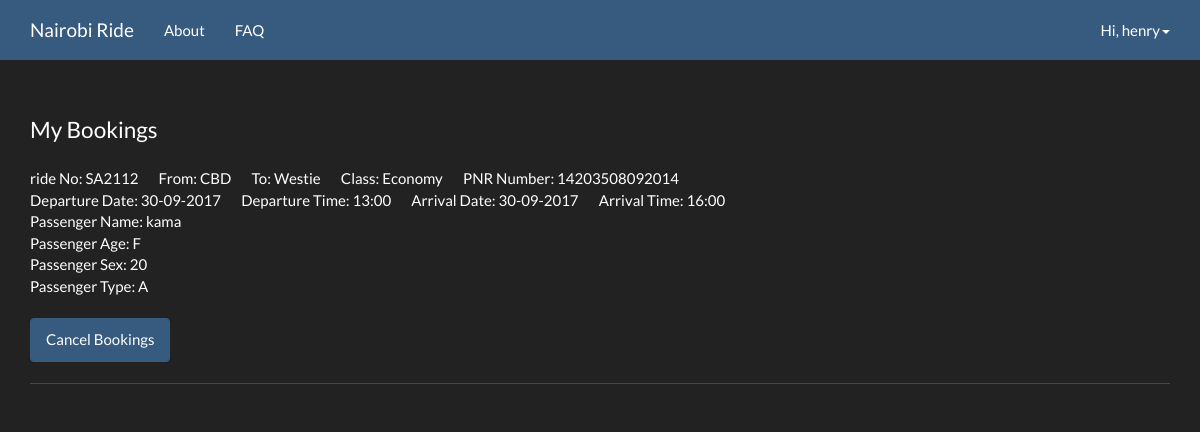
/bookings.php (signed in), run on the app's committed database.
### tables this page shows
CREATE TABLE IF NOT EXISTS `ride_users` (
  `f_id` int(11) NOT NULL AUTO_INCREMENT,
  `f_fname` varchar(20) NOT NULL,
  `f_lname` varchar(20) NOT NULL,
  `f_sex` varchar(10) NOT NULL,
  `f_uname` varchar(32) NOT NULL,
  `f_password` varchar(32) NOT NULL,
  `f_mailid` varchar(100) NOT NULL,
  `f_mailcode` varchar(100) NOT NULL,
  `f_active` int(11) NOT NULL,
  `f_regdate` datetime NOT NULL,
  `f_passrec` int(11) NOT NULL,
  `f_address` varchar(500) NOT NULL,
  `f_phone` varchar(10) NOT NULL,
  PRIMARY KEY (`f_id`)
);

CREATE TABLE IF NOT EXISTS `passenger_details` (
  `p_id` int(11) NOT NULL AUTO_INCREMENT,
  `p_pnr` varchar(25) NOT NULL,
  `p_name` varchar(50) NOT NULL,
  `p_age` varchar(3) NOT NULL,
  `p_sex` varchar(10) NOT NULL,
  `p_fno` varchar(10) NOT NULL,
  `p_from` varchar(10) NOT NULL,
  `p_to` varchar(10) NOT NULL,
  `p_dedate` varchar(20) NOT NULL,
  `p_ardate` varchar(20) NOT NULL,
  `p_detime` varchar(20) NOT NULL,
  `p_artime` varchar(20) NOT NULL,
  `p_status` varchar(20) NOT NULL,
  `p_class` varchar(10) NOT NULL,
  `p_passtype` varchar(1) NOT NULL,
  `p_fid` varchar(5) NOT NULL,
  PRIMARY KEY (`p_id`)
);

### core/functions/users.php (called while the page is built, shortened)
<?php
	function f_data($f_id){
		$f_id = (int)$f_id;
		$func_num_args = func_num_args();
		$func_get_args = func_get_args();
		if($func_num_args > 1) {
			unset($func_get_args[0]);
			$fields = '`'. implode('`, `', $func_get_args) . '`';
			$data = mysql_fetch_assoc(mysql_query("SELECT $fields FROM `ride_users` WHERE `f_id` = $f_id"));
			return $data;
		}
 	}
	function f_logged_in() {
		return (isset($_SESSION['f_id'])) ? true : false;
	}
?>

### core/init.php (called while the page is built, shortened)
<?php
	require $_SERVER["DOCUMENT_ROOT"].'/swift/core/functions/users.php';
	if(f_logged_in() === true) {
	      $session_f_id = $_SESSION['f_id'];
	      $f_data = f_data($session_f_id,'f_id','f_uname','f_password','f_fname','f_lname','f_address','f_phone','f_mailid','f_sex','f_regdate','f_passrec');
	}
?>

### bookings.php (the view, shortened to what this page needs)
<?php
  include $_SERVER["DOCUMENT_ROOT"].'/swift/core/init.php';
  include $_SERVER["DOCUMENT_ROOT"].'/swift/includes/overall/header.php';
?>
      <legend>My Bookings</legend>
      <?php
        $uid=$f_data['f_id'];
        $query="SELECT * FROM `passenger_details` WHERE `p_fid` = '$uid'";
        $result=mysql_query($query);
        if($result) {
        while($row=mysql_fetch_assoc($result))
        {
          if($uid===$row['p_fid'])
          {
            echo '<form action="cancel.php" method="POST">';
            echo 'ride No: '.$row['p_fno'].'&nbsp;&nbsp;&nbsp;&nbsp;&nbsp;&nbsp;&nbsp;';
            echo 'From: '.$row['p_from'].'&nbsp;&nbsp;&nbsp;&nbsp;&nbsp;&nbsp;&nbsp;';
            echo 'To: '.$row['p_to'].'&nbsp;&nbsp;&nbsp;&nbsp;&nbsp;&nbsp;&nbsp;';
            echo 'Class: '.$row['p_class'].'&nbsp;&nbsp;&nbsp;&nbsp;&nbsp;&nbsp;&nbsp;';
            echo 'PNR Number: '.$row['p_pnr'].'&nbsp;&nbsp;&nbsp;&nbsp;&nbsp;&nbsp;&nbsp;'.'<br/>';
            echo 'Departure Date: '.$row['p_dedate'].'&nbsp;&nbsp;&nbsp;&nbsp;&nbsp;&nbsp;&nbsp;';
            echo 'Departure Time: '.$row['p_detime'].'&nbsp;&nbsp;&nbsp;&nbsp;&nbsp;&nbsp;&nbsp;';
            echo 'Arrival Date: '.$row['p_ardate'].'&nbsp;&nbsp;&nbsp;&nbsp;&nbsp;&nbsp;&nbsp;';
            echo 'Arrival Time: '.$row['p_artime'].'&nbsp;&nbsp;&nbsp;&nbsp;&nbsp;&nbsp;&nbsp;'.'<br/>';
            echo 'Passenger Name: '.$row['p_name'].'&nbsp;&nbsp;&nbsp;&nbsp;&nbsp;&nbsp;&nbsp;'.'<br>';
            echo 'Passenger Age: '.$row['p_age'].'&nbsp;&nbsp;&nbsp;&nbsp;&nbsp;&nbsp;&nbsp;'.'<br>';
            echo 'Passenger Sex: '.$row['p_sex'].'&nbsp;&nbsp;&nbsp;&nbsp;&nbsp;&nbsp;&nbsp;'.'<br>';
            echo 'Passenger Type: '.$row['p_passtype'].'&nbsp;&nbsp;&nbsp;&nbsp;&nbsp;&nbsp;&nbsp;'.'<br><br>';
            if($row['p_status']==='Booked') {
            echo '<button type="submit" value="cancel" name="cancel" class="btn btn-primary">Cancel Bookings</button>';
            echo '<br/><hr>';
            echo '</form>';
          } else {
            echo '<br/><hr>';
            echo '</form>';
           }
          }
        }
      }
?>
<?php include $_SERVER["DOCUMENT_ROOT"].'/swift/includes/overall/footer.php'; ?>

### includes/overall/header.php
<!DOCTYPE html>
<html lang="en">
<?php include $_SERVER["DOCUMENT_ROOT"].'/swift/includes/head.php'; ?>
    <body>
    <?php include $_SERVER["DOCUMENT_ROOT"].'/swift/includes/navbar.php'; ?>
        <br/><br/><br/>
    <div class="container">

### includes/head.php (shortened to what this page needs)
<head>
    <link rel="stylesheet" href="./vendor/css/bootstrap.min.css" media="screen">
    <link rel="stylesheet" href="./vendor/css/bootswatch.min.css">
    <link rel="stylesheet" type="text/css" href="http://ajax.googleapis.com/ajax/libs/jqueryui/1.8/themes/base/jquery-ui.css" />
</head>

### includes/navbar.php (shortened to what this page needs)
    <div class="navbar navbar-default navbar-fixed-top">
      <div class="container">
        <div class="navbar-header">
          <a href="./index.php" class="navbar-brand">Nairobi Ride</a>
        </div>
        <div class="navbar-collapse collapse" id="navbar-main">
          <ul class="nav navbar-nav">
            <li><a href="#">About</a></li>
            <li><a href="#">FAQ</a></li>
          </ul>
<?php
    if(f_logged_in() === true) {
      include $_SERVER["DOCUMENT_ROOT"].'/swift/includes/widgets/f-logout.php';
    }
    else {
   include $_SERVER["DOCUMENT_ROOT"].'/swift/includes/widgets/w-login.php';
}?>

### includes/widgets/f-logout.php (shortened to what this page needs)
<ul class="nav navbar-nav navbar-right">
           <li class="dropdown">
             <a class="dropdown-toggle" data-toggle="dropdown" href="#" id="download">Hi, <?php echo $f_data['f_fname']; ?><span class="caret"></span></a>
           </li>
         </ul>
       </div>
     </div>
   </div>

### includes/overall/footer.php (shortened to what this page needs)
		</div>
    </body>
</html>

### data on the page
ride_users: f_fname "henry"
passenger_details: p_fno "SA2112", p_from "CBD", p_to "Westie", p_class "Economy", p_pnr "14203508092014", p_dedate "30-09-2017", p_detime "13:00", p_ardate "30-09-2017", p_artime "16:00", p_name "kama", p_age "F", p_sex "20", p_passtype "A", p_status "Cancel Bookings"
